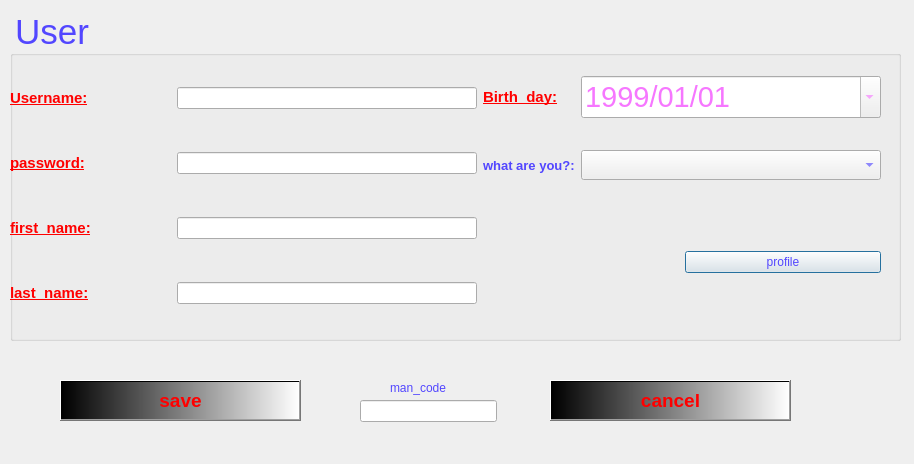
<?xml version="1.0" encoding="UTF-8"?>
<ui version="4.0">
 <class>reg</class>
 <widget class="QDialog" name="reg">
  <property name="geometry">
   <rect>
    <x>0</x>
    <y>0</y>
    <width>914</width>
    <height>464</height>
   </rect>
  </property>
  <property name="windowTitle">
   <string>Dialog</string>
  </property>
  <property name="styleSheet">
   <string notr="true">color:rgb(82, 70, 255)</string>
  </property>
  <widget class="QGroupBox" name="groupBox_user">
   <property name="geometry">
    <rect>
     <x>10</x>
     <y>10</y>
     <width>891</width>
     <height>331</height>
    </rect>
   </property>
   <property name="font">
    <font>
     <pointsize>26</pointsize>
    </font>
   </property>
   <property name="title">
    <string>User</string>
   </property>
   <widget class="QWidget" name="layoutWidget">
    <property name="geometry">
     <rect>
      <x>0</x>
      <y>40</y>
      <width>871</width>
      <height>291</height>
     </rect>
    </property>
    <layout class="QHBoxLayout" name="horizontalLayout">
     <item>
      <layout class="QVBoxLayout" name="verticalLayout_2">
       <item>
        <layout class="QHBoxLayout" name="horizontalLayout_user">
         <item>
          <widget class="QLabel" name="label_user">
           <property name="font">
            <font>
             <pointsize>11</pointsize>
             <weight>75</weight>
             <bold>true</bold>
             <underline>true</underline>
            </font>
           </property>
           <property name="styleSheet">
            <string notr="true">color: rgb(255, 0, 0)</string>
           </property>
           <property name="text">
            <string>Username:</string>
           </property>
          </widget>
         </item>
         <item>
          <widget class="QLineEdit" name="lineEdit_user">
           <property name="minimumSize">
            <size>
             <width>300</width>
             <height>22</height>
            </size>
           </property>
           <property name="maximumSize">
            <size>
             <width>300</width>
             <height>22</height>
            </size>
           </property>
          </widget>
         </item>
        </layout>
       </item>
       <item>
        <layout class="QHBoxLayout" name="horizontalLayout_user_2">
         <item>
          <widget class="QLabel" name="label_pass">
           <property name="font">
            <font>
             <pointsize>11</pointsize>
             <weight>75</weight>
             <bold>true</bold>
             <underline>true</underline>
            </font>
           </property>
           <property name="styleSheet">
            <string notr="true">color: rgb(255, 0, 0)</string>
           </property>
           <property name="text">
            <string>password:</string>
           </property>
          </widget>
         </item>
         <item>
          <widget class="QLineEdit" name="lineEdit_pass">
           <property name="minimumSize">
            <size>
             <width>300</width>
             <height>22</height>
            </size>
           </property>
           <property name="maximumSize">
            <size>
             <width>300</width>
             <height>22</height>
            </size>
           </property>
          </widget>
         </item>
        </layout>
       </item>
       <item>
        <layout class="QHBoxLayout" name="horizontalLayout_user_3">
         <item>
          <widget class="QLabel" name="label_first_name">
           <property name="font">
            <font>
             <pointsize>11</pointsize>
             <weight>75</weight>
             <bold>true</bold>
             <underline>true</underline>
            </font>
           </property>
           <property name="styleSheet">
            <string notr="true">color: rgb(255, 0, 0)</string>
           </property>
           <property name="text">
            <string>first_name:</string>
           </property>
          </widget>
         </item>
         <item>
          <widget class="QLineEdit" name="lineEdit_first_name">
           <property name="minimumSize">
            <size>
             <width>300</width>
             <height>22</height>
            </size>
           </property>
           <property name="maximumSize">
            <size>
             <width>300</width>
             <height>22</height>
            </size>
           </property>
          </widget>
         </item>
        </layout>
       </item>
       <item>
        <layout class="QHBoxLayout" name="horizontalLayout_user_4">
         <item>
          <widget class="QLabel" name="label_first_name_2">
           <property name="font">
            <font>
             <pointsize>11</pointsize>
             <weight>75</weight>
             <bold>true</bold>
             <underline>true</underline>
            </font>
           </property>
           <property name="styleSheet">
            <string notr="true">color: rgb(255, 0, 0)</string>
           </property>
           <property name="text">
            <string>last_name:</string>
           </property>
          </widget>
         </item>
         <item>
          <widget class="QLineEdit" name="lineEdit_last_name">
           <property name="minimumSize">
            <size>
             <width>300</width>
             <height>22</height>
            </size>
           </property>
           <property name="maximumSize">
            <size>
             <width>300</width>
             <height>22</height>
            </size>
           </property>
          </widget>
         </item>
        </layout>
       </item>
      </layout>
     </item>
     <item>
      <layout class="QVBoxLayout" name="verticalLayout_3">
       <item>
        <layout class="QHBoxLayout" name="horizontalLayout_user_5">
         <item>
          <widget class="QLabel" name="label_first_name_3">
           <property name="font">
            <font>
             <pointsize>11</pointsize>
             <weight>75</weight>
             <bold>true</bold>
             <underline>true</underline>
            </font>
           </property>
           <property name="styleSheet">
            <string notr="true">color: rgb(255, 0, 0)</string>
           </property>
           <property name="text">
            <string>Birth_day:</string>
           </property>
          </widget>
         </item>
         <item>
          <widget class="QDateEdit" name="dateEdit">
           <property name="minimumSize">
            <size>
             <width>300</width>
             <height>30</height>
            </size>
           </property>
           <property name="font">
            <font>
             <pointsize>22</pointsize>
             <weight>50</weight>
             <bold>false</bold>
            </font>
           </property>
           <property name="styleSheet">
            <string notr="true">color:rgb(246, 119, 255);</string>
           </property>
           <property name="displayFormat">
            <string>yyyy/MM/dd</string>
           </property>
           <property name="calendarPopup">
            <bool>true</bool>
           </property>
           <property name="date">
            <date>
             <year>1999</year>
             <month>1</month>
             <day>1</day>
            </date>
           </property>
          </widget>
         </item>
        </layout>
       </item>
       <item>
        <layout class="QHBoxLayout" name="horizontalLayout_4">
         <item>
          <widget class="QLabel" name="label">
           <property name="font">
            <font>
             <pointsize>10</pointsize>
             <weight>75</weight>
             <bold>true</bold>
            </font>
           </property>
           <property name="text">
            <string>what are you?:</string>
           </property>
          </widget>
         </item>
         <item>
          <widget class="QComboBox" name="comboBox_kind">
           <property name="minimumSize">
            <size>
             <width>300</width>
             <height>30</height>
            </size>
           </property>
           <property name="currentIndex">
            <number>-1</number>
           </property>
           <property name="modelColumn">
            <number>0</number>
           </property>
          </widget>
         </item>
        </layout>
       </item>
       <item>
        <layout class="QHBoxLayout" name="horizontalLayout_3">
         <item>
          <widget class="QLabel" name="label_3">
           <property name="minimumSize">
            <size>
             <width>100</width>
             <height>100</height>
            </size>
           </property>
           <property name="text">
            <string/>
           </property>
          </widget>
         </item>
         <item>
          <widget class="QPushButton" name="pushButton_4">
           <property name="text">
            <string>profile</string>
           </property>
          </widget>
         </item>
        </layout>
       </item>
      </layout>
     </item>
    </layout>
   </widget>
  </widget>
  <widget class="QPushButton" name="pushButton">
   <property name="geometry">
    <rect>
     <x>60</x>
     <y>380</y>
     <width>241</width>
     <height>41</height>
    </rect>
   </property>
   <property name="font">
    <font>
     <pointsize>14</pointsize>
     <weight>75</weight>
     <bold>true</bold>
    </font>
   </property>
   <property name="styleSheet">
    <string notr="true">color: rgb(255, 0, 0);
background-color: qlineargradient(spread:pad, x1:0, y1:0, x2:1, y2:0, stop:0 rgba(0, 0, 0, 255), stop:1 rgba(255, 255, 255, 255));
</string>
   </property>
   <property name="text">
    <string>save</string>
   </property>
  </widget>
  <widget class="QPushButton" name="pushButton_2">
   <property name="geometry">
    <rect>
     <x>550</x>
     <y>380</y>
     <width>241</width>
     <height>41</height>
    </rect>
   </property>
   <property name="font">
    <font>
     <pointsize>14</pointsize>
     <weight>75</weight>
     <bold>true</bold>
    </font>
   </property>
   <property name="styleSheet">
    <string notr="true">color: rgb(255, 0, 0);
background-color: qlineargradient(spread:pad, x1:0, y1:0, x2:1, y2:0, stop:0 rgba(0, 0, 0, 255), stop:1 rgba(255, 255, 255, 255));
</string>
   </property>
   <property name="text">
    <string>cancel</string>
   </property>
  </widget>
  <widget class="QLineEdit" name="goooo_2">
   <property name="geometry">
    <rect>
     <x>360</x>
     <y>400</y>
     <width>137</width>
     <height>22</height>
    </rect>
   </property>
  </widget>
  <widget class="QLabel" name="goooo">
   <property name="geometry">
    <rect>
     <x>390</x>
     <y>380</y>
     <width>137</width>
     <height>16</height>
    </rect>
   </property>
   <property name="text">
    <string>man_code</string>
   </property>
  </widget>
  <widget class="QWidget" name="layoutWidget">
   <property name="geometry">
    <rect>
     <x>0</x>
     <y>0</y>
     <width>2</width>
     <height>2</height>
    </rect>
   </property>
   <layout class="QVBoxLayout" name="verticalLayout"/>
  </widget>
  <widget class="QLabel" name="error">
   <property name="geometry">
    <rect>
     <x>70</x>
     <y>350</y>
     <width>221</width>
     <height>20</height>
    </rect>
   </property>
   <property name="styleSheet">
    <string notr="true">color: rgb(255, 0, 0);</string>
   </property>
   <property name="text">
    <string/>
   </property>
  </widget>
 </widget>
 <resources/>
 <connections/>
</ui>
